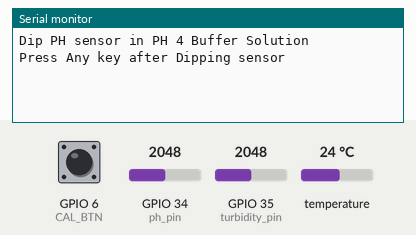
Bench run of a program on a simulated ESP32. On the bench: the last lines printed to the serial monitor. The test bench sets the inputs (shaded band); at power-on: GPIO 6 (CAL_BTN) HIGH, GPIO 34 (ph_pin) = 2048, GPIO 35 (turbidity_pin) = 2048, temperature 24 °C (analog values on the 0–4095 scale). EEPROM starts erased.

Above: at 0.8 s.
0.9 s: GPIO 6 (CAL_BTN) pulled LOW for 0.15 s
At 1.6 s:
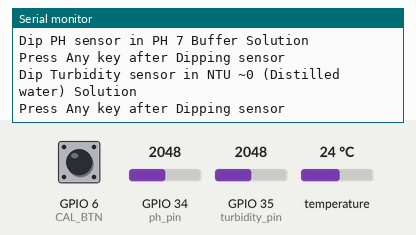
2.6 s: GPIO 6 (CAL_BTN) pulled LOW for 1 s
At 4.1 s:
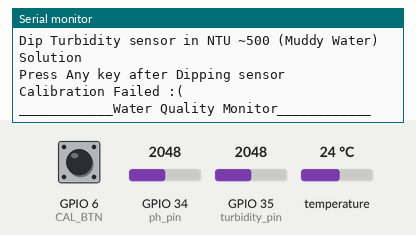

The program:

main.cpp
```cpp
#include <Arduino.h>
#include <OneWire.h>
#include <DallasTemperature.h>
#include <Preferences.h>
#include "calibration.h"


const int ONE_WIRE_BUS = 4;
const int ph_pin = 34;
const int turbidity_pin = 35;
const int CAL_BTN = 6;

Preferences prefs;

//global parameters
float ph_slope = 0.0,ph_bias = 0.0,tur_coeff_1 = 0.0,tur_coeff_2 = 0.0,tur_coeff_3 = 0.0;
bool is_valid = false;

//deep sleep params
#define us_to_s 1000000ULL
// 5x60 = 300 (5 minutes to seconds)
#define time_to_sleep 60 //60 for testing purposes

OneWire oneWire(ONE_WIRE_BUS);
DallasTemperature sensors(&oneWire);

float phTask(int ph_pin){
  float ph_voltage_adc = 0.0;
  float previous_reading = analogRead(ph_pin);
  int spikeCount = 0;
  float current_reading;
  for(int i=0; i<20;i++){
    current_reading = analogRead(ph_pin);
    ph_voltage_adc += current_reading;
    if(previous_reading > 0 && abs(current_reading - previous_reading)>(0.2*previous_reading)){
      spikeCount++;
    }
    else{
      spikeCount = 0;
    }
    previous_reading = current_reading;
    delay(100);
  }
  if (spikeCount>3){
    return NAN;
  }
  float ph_voltage = ph_voltage_adc*(3.3/(4095*20));
  float ph_value = (ph_slope*ph_voltage) + ph_bias;
  if(ph_value < 0 || ph_value > 14){
    return NAN;
  }
  return ph_value;
}

float Turbidity(int turbidity_pin){
  float tubrbidity_voltage_adc = 0.0;
  int spikeCount = 0;
  float previous_reading = analogRead(turbidity_pin);
  float current_reading;
  for(int j=0;j<20;j++){
    current_reading = analogRead(turbidity_pin);
    tubrbidity_voltage_adc += current_reading;
    if(previous_reading > 0 && abs(current_reading - previous_reading)>(0.2*previous_reading)){
      spikeCount++;
    }
    else{
      spikeCount = 0;
    }
    previous_reading = current_reading;
    delay(100);
  }
  if(spikeCount > 3){
    return NAN;
  }
  float turbidity_voltage = tubrbidity_voltage_adc*(3.3/(4095*20));
  float turbidity_NTU = (tur_coeff_1*turbidity_voltage*turbidity_voltage)+(tur_coeff_2*turbidity_voltage)+tur_coeff_3;
  if (turbidity_NTU < 0){
    return NAN;
  }
  return turbidity_NTU;
}

float Temperature(){
  float sum = 0.0;
  int validCount = 0;
  for(int k=0;k<20;k++){
    sensors.requestTemperatures();
    delay(10); //sensor takes 750ms to retrive values
    float tempSum = sensors.getTempCByIndex(0);
    if(tempSum != DEVICE_DISCONNECTED_C){
      sum += tempSum;
      validCount++;
    }
    delay(100);
  }
  if (validCount == 0){
    return NAN;
  }
  return sum/validCount;

}

void initHardware(){
  Serial.begin(115200);
  sensors.begin();
  pinMode(ph_pin,INPUT);
  pinMode(turbidity_pin,INPUT);
  pinMode(CAL_BTN,INPUT_PULLUP);
  analogReadResolution(12); //2^12 = 4096
  analogSetAttenuation(ADC_11db); //11db will read from ~0 to ~3.3v
}

void deep_sleep_begin(){
  esp_sleep_enable_timer_wakeup(time_to_sleep*us_to_s);
  delay(100);
  Serial.flush();
  esp_deep_sleep_start();
}

void store_vals_to_nvs(float ph_slope,float ph_bias,float tur_a,float tur_b,float tur_c){
  prefs.begin("calib",false); //false -> read/write enable
  prefs.putFloat("ph_m",ph_slope);
  prefs.putFloat("ph_b",ph_bias);
  prefs.putFloat("tur_coeff_a",tur_a);
  prefs.putFloat("tur_coeff_b",tur_b);
  prefs.putFloat("tur_coeff_c",tur_c);
  prefs.putBool("cal_done",true);
  prefs.end();
}

void load_vals_from_nvs(){
  prefs.begin("calib",true);
  is_valid = prefs.getBool("cal_done",false);
  if(is_valid){
    ph_slope = prefs.getFloat("ph_m",0.0);
    ph_bias = prefs.getFloat("ph_b",0.0);
    tur_coeff_1 = prefs.getFloat("tur_coeff_a",0.0);
    tur_coeff_2 = prefs.getFloat("tur_coeff_b",0.0);
    tur_coeff_3 = prefs.getFloat("tur_coeff_c",0.0);
  }
  prefs.end();
  if(abs(ph_slope)<0.001){
    is_valid = false;
  }
}

void do_calibration(){
  float ph_voltage_adc_ph7 = 0.0;
  float ph_voltage_adc_ph4 = 0.0;
  float turbidity_voltage_adc_0 = 0.0;
  float turbidity_voltage_adc_100 = 0.0;
  float turbidity_voltage_adc_500 = 0.0;
  Serial.println("Dip PH sensor in PH 4 Buffer Solution");
  Serial.println("Press Any key after Dipping sensor");
  while(digitalRead(CAL_BTN) == HIGH){
    delay(10);
  }
  ph_voltage_adc_ph4 = obtain_ph_calibration_val(ph_pin);
  delay(50);
  Serial.println("Dip PH sensor in PH 7 Buffer Solution");
  Serial.println("Press Any key after Dipping sensor");
  while(digitalRead(CAL_BTN) == HIGH){
    delay(10);
  }
  ph_voltage_adc_ph7 = obtain_ph_calibration_val(ph_pin);
  delay(50);
  Serial.println("Dip Turbidity sensor in NTU ~0 (Distilled water) Solution");
  Serial.println("Press Any key after Dipping sensor");
  while(digitalRead(CAL_BTN) == HIGH){
    delay(10);
  }
  turbidity_voltage_adc_0 = obtain_turbidity_calibration_val(turbidity_pin);
  delay(50);
  Serial.println("Dip Turbidity sensor in NTU ~100 (Cloudy Water) Solution");
  Serial.println("Press Any key after Dipping sensor");
  while(digitalRead(CAL_BTN) == HIGH){
    delay(10);
  }
  turbidity_voltage_adc_100 = obtain_turbidity_calibration_val(turbidity_pin);
  delay(50);
  Serial.println("Dip Turbidity sensor in NTU ~500 (Muddy Water) Solution");
  Serial.println("Press Any key after Dipping sensor");
  while(digitalRead(CAL_BTN) == HIGH){
    delay(10);
  }
  turbidity_voltage_adc_500 = obtain_turbidity_calibration_val(turbidity_pin);
  delay(50);
  linear_params ph_params = obtain_slope_params_ph(ph_voltage_adc_ph7,ph_voltage_adc_ph4,7,4);
  quad_params turbidity_params = obtain_slope_params_turbidity(0,100,500,turbidity_voltage_adc_0,turbidity_voltage_adc_100,turbidity_voltage_adc_500);
  if(!ph_params.valid){
    ph_slope = NAN;
    ph_bias = NAN;
  }
  else{
    ph_slope = ph_params.m;
    ph_bias = ph_params.b;
  }
  if(!turbidity_params.valid){
    tur_coeff_1 = NAN;
    tur_coeff_2 = NAN;
    tur_coeff_3 = NAN;
  }
  else{
    tur_coeff_1 = turbidity_params.a;
    tur_coeff_2 = turbidity_params.b;
    tur_coeff_3 = turbidity_params.c;
  }
  //saving calculated konstants to non volatile storage
  if(ph_params.valid && turbidity_params.valid){
    store_vals_to_nvs(ph_slope,ph_bias,tur_coeff_1,tur_coeff_2,tur_coeff_3);
  }
  else{
    Serial.println("Calibration Failed :(");
  }
}

void NORMAL_MODE(){
  Serial.println("____________Water Quality Monitor____________");
  float ph = phTask(ph_pin);
  float turbidity = Turbidity(turbidity_pin);
  float tempreatureC = Temperature();
  Serial.print("PH: ");
  Serial.println(ph);
  Serial.print("Turbidity: ");
  Serial.println(turbidity);
  Serial.print("Tempreature: ");
  Serial.println(tempreatureC);
  delay(100);
}

void setup() {
  initHardware();
  //load values from nvs
  load_vals_from_nvs();
  if(digitalRead(CAL_BTN)== LOW || !is_valid){//CAL_MODE
    do_calibration();
  }

  NORMAL_MODE();

  //deep sleep
  deep_sleep_begin();
}

void loop() {}
```

calibration.cpp
```cpp
#include <Arduino.h>
#include "calibration.h"

float obtain_ph_calibration_val(int pin){
    float ph_voltage_adc_sum = 0.0;
    for(int i = 0;i<500;i++){
        ph_voltage_adc_sum += analogRead(pin)*(3.3/4095);
        delayMicroseconds(50);
    }
    float ph_voltage_adc = ph_voltage_adc_sum/500;
    return ph_voltage_adc;
}

float obtain_turbidity_calibration_val(int pin){
    float turbidity_voltage_adc_sum =0.0;
    for(int j=0;j<500;j++){
        turbidity_voltage_adc_sum += analogRead(pin)*(3.3/4095);
        delayMicroseconds(50);
    }
    float turbidity_voltage_adc = turbidity_voltage_adc_sum/500;
    return turbidity_voltage_adc;
}

linear_params obtain_slope_params_ph(float v1,float v2,float ph1,float ph2){
    linear_params p;
    if(abs(v2-v1)<0.0008) {
        p.valid = false;
        p.m = NAN;
        p.b = NAN;
        return p;
    }
    p.m = ((ph2 - ph1)/(v2 - v1));
    p.b = ph1 - (p.m*v1);
    p.valid = true;
    return p;
}

quad_params obtain_slope_params_turbidity(float tur1, float tur2,float tur3,float v1,float v2,float v3){
    quad_params q;
    float det = (v1*v1*(v2-v3)) - (v1*((v2*v2)-(v3*v3))) + ((v3*v2*v2)-(v3*v3*v2));
    if (fabs(det) < 1e-6){
        q.a = NAN;
        q.b = NAN;
        q.c = NAN;
        q.valid = false;
        return q;
    }
    q.a = (tur1*(v2-v3)) + (tur2*(v3-v1)) + (tur3*(v1-v2));
    q.b = (tur1*((v3*v3)-(v2*v2))) + (tur2*((v1*v1)-(v3*v3))) + (tur3*((v2*v2)-(v1*v1)));
    q.c = (tur1*((v3*v2*v2)-(v3*v3*v2))) + (tur2*((v3*v3*v1)-(v3*v1*v1))) + (tur3*((v2*v1*v1)-(v2*v2*v1)));

    q.a = q.a/det;
    q.b = q.b/det;
    q.c = q.c/det;
    q.valid = true;

    return q; //a,b,c
}
```

calibration.h
```cpp
#ifndef CALIBRATION_H
#define CALIBRATION_H

struct linear_params{
    bool valid;
    float m;
    float b;
};

struct quad_params{
    bool valid;
    float a;
    float b;
    float c;
};


float obtain_ph_calibration_val(int pin);
float obtain_turbidity_calibration_val(int pin);
linear_params obtain_slope_params_ph(float v1,float v2,float ph1,float ph2);
quad_params obtain_slope_params_turbidity(float tur1, float tur2,float tur3,float v1,float v2,float v3);

#endif
```

Measured:
- after the input at 0.9 s, the serial monitor: prints a new line after 0.14 s (image 1)
- after the input at 2.6 s, the serial monitor: prints a new line after 0.13 s (image 2)
